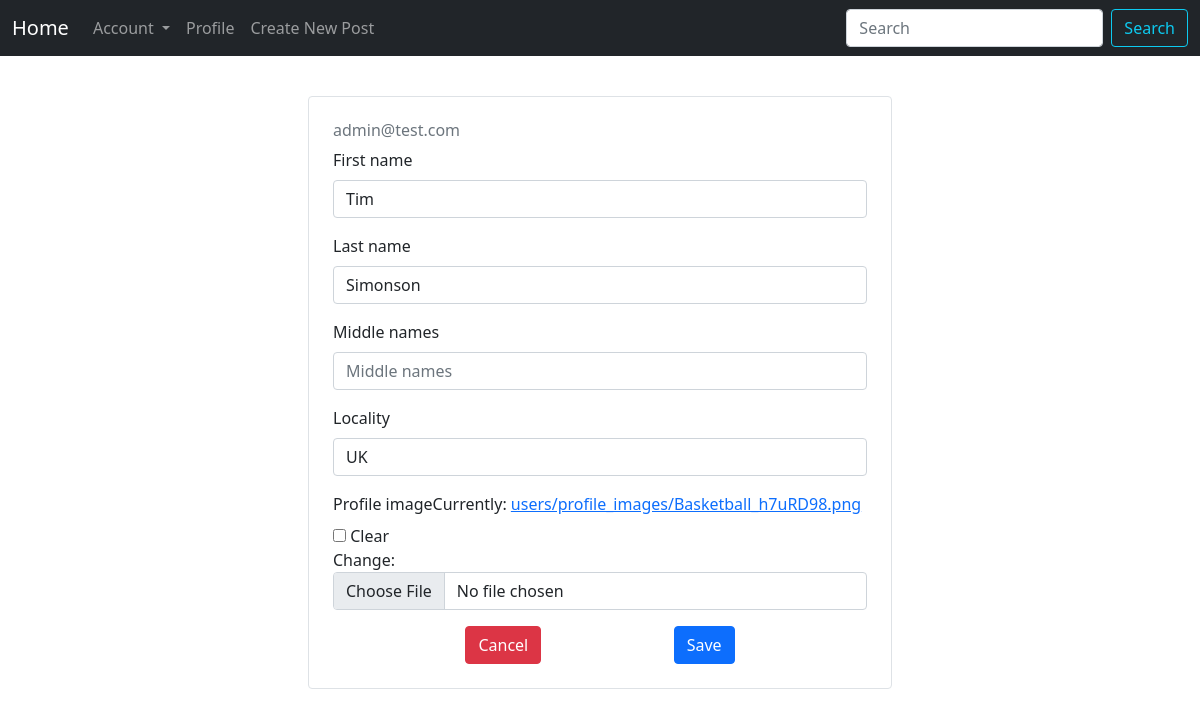
Page /account/1/edit-profile/ (signed in) on the committed database.
### user/models/account.py (models this page shows, shortened)
class Account(AbstractBaseUser, PermissionsMixin):
    email = models.EmailField(_('email address'), unique=True)
    is_staff = models.BooleanField(default=False)
    is_active = models.BooleanField(default=True)
    date_joined = models.DateTimeField(default=timezone.now)
    USERNAME_FIELD = 'email'
    REQUIRED_FIELDS = []
    objects = CustomUserManager()

### user/models/user_profile.py (models this page shows, shortened)
class Profile(models.Model):
    user = models.OneToOneField(settings.AUTH_USER_MODEL, on_delete=models.CASCADE)
    first_name = models.CharField(max_length=128)
    last_name = models.CharField(max_length=128)
    middle_names = models.CharField(max_length=128, blank=True)
    locality = models.CharField(max_length=30, null=True)
    profile_image = models.ImageField(upload_to='users/profile_images/', null=True, blank=True)

### user/views/update_profile_view.py (the view, shortened to what this page needs)
class ProfileEditView(LoginRequiredMixin, UpdateView):
    form_class = ProfileEditForm
    model = Profile
    template_name = 'user/account/edit_profile.html'
    success_message = _('Your profile has been successfully updated')
    def get_context_data(self, **kwargs):
        context = super().get_context_data(**kwargs)
        context['title'] = _("Edit Profile")
        context['email'] = self.request.user.email
        return context

### user/forms/profile_edit_form.py
class ProfileEditForm(ModelForm):
    class Meta:
        model = Profile
        fields = ['first_name', 'last_name', 'middle_names', 'locality', 'profile_image', ]
    def __init__(self, *args, **kwargs):
        super().__init__(*args, **kwargs)
        self.fields['middle_names'].required = False
        self.fields['profile_image'].required = False

### user/templates/user/account/edit_profile.html (shortened to what this page needs)
{% extends 'user/base.html'%}
{% load static i18n bootstrap5 %}
{% block content %}
   <div class="w-50 mx-auto border rounded p-4 m-4">
   <h6 class="text-muted">{{ email }}</h6>
   <form method="post"  enctype='multipart/form-data'>
        {% bootstrap_form form %}
        {% buttons %}
            <div class="d-flex justify-content-evenly align-items-center">
                <a class="btn btn-danger" href="{% url 'user:index' %}">Cancel</a>
                <button type="submit" class="btn btn-primary">
                  Save
                </button>
            </div>
        {% endbuttons %}
    </form>
   </div>
{% endblock content %}

### rows in the picture
Account: email "admin@test.com"
Profile: first_name "Tim", last_name "Simonson", locality "UK"
